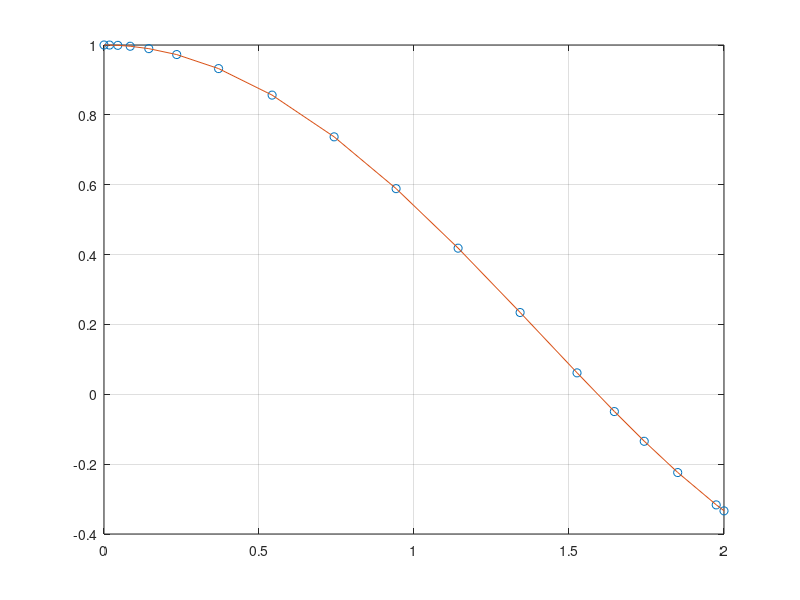

This figure's MATLAB source:
function ec_diff_1()
    function yp=func(x,y)
        yp=zeros(5,1);
        yp(1)=0;
        yp(2)=y(1);
        yp(3)=y(2);
        yp(4)=y(3);
        yp(5)=y(4);
    end
x0=0;
xf=02;
y0=[1;0;-1;0;1];
[x y]=ode23(@func,[x0 xf],y0);
z=1-(1/2).*x.^2+(1/24).*x.^4;
plot(x,y(:,5),'o',x,z);
grid;
end